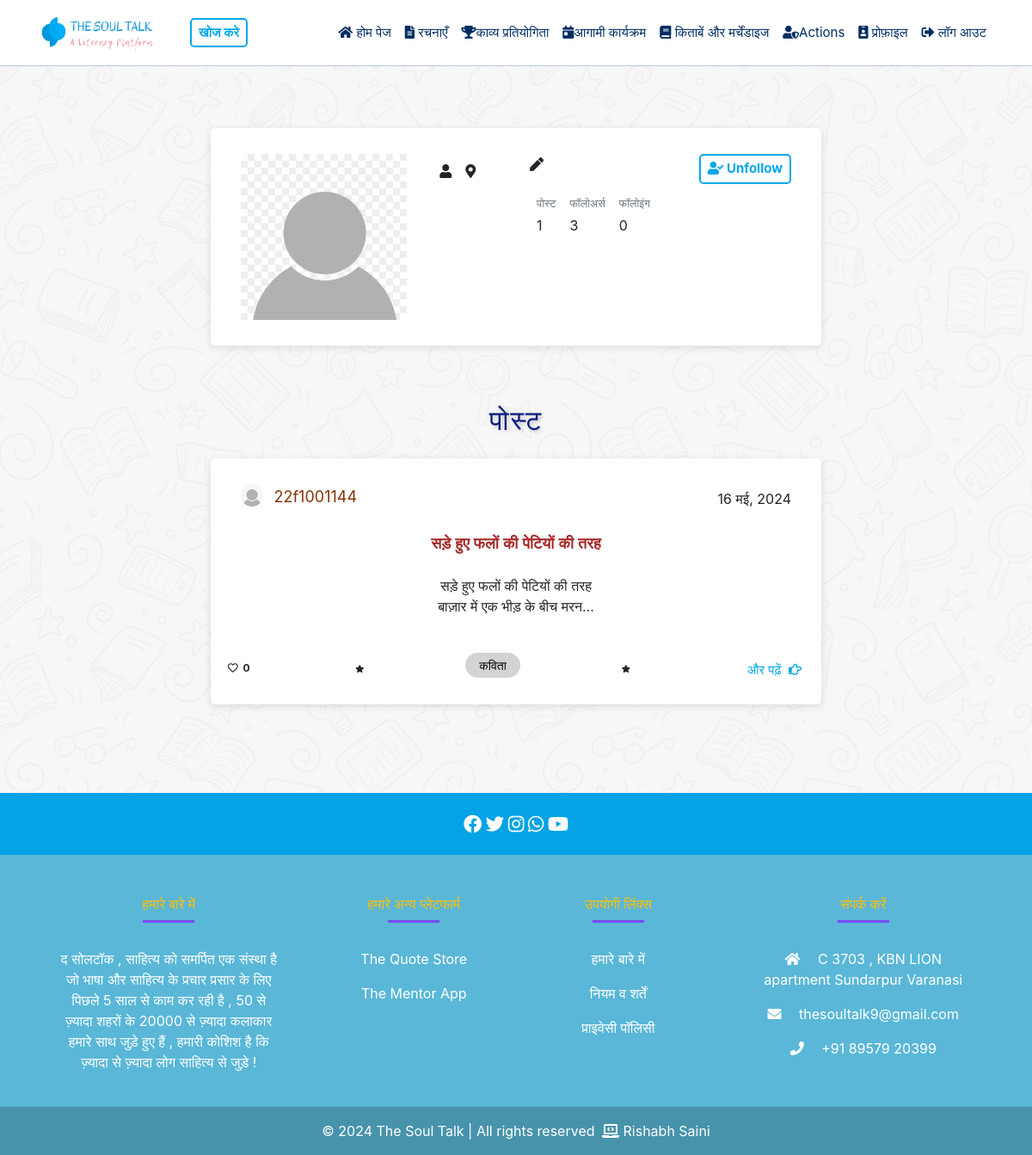
Page /profile/22f1001144/ (signed in) on the earlier database version.
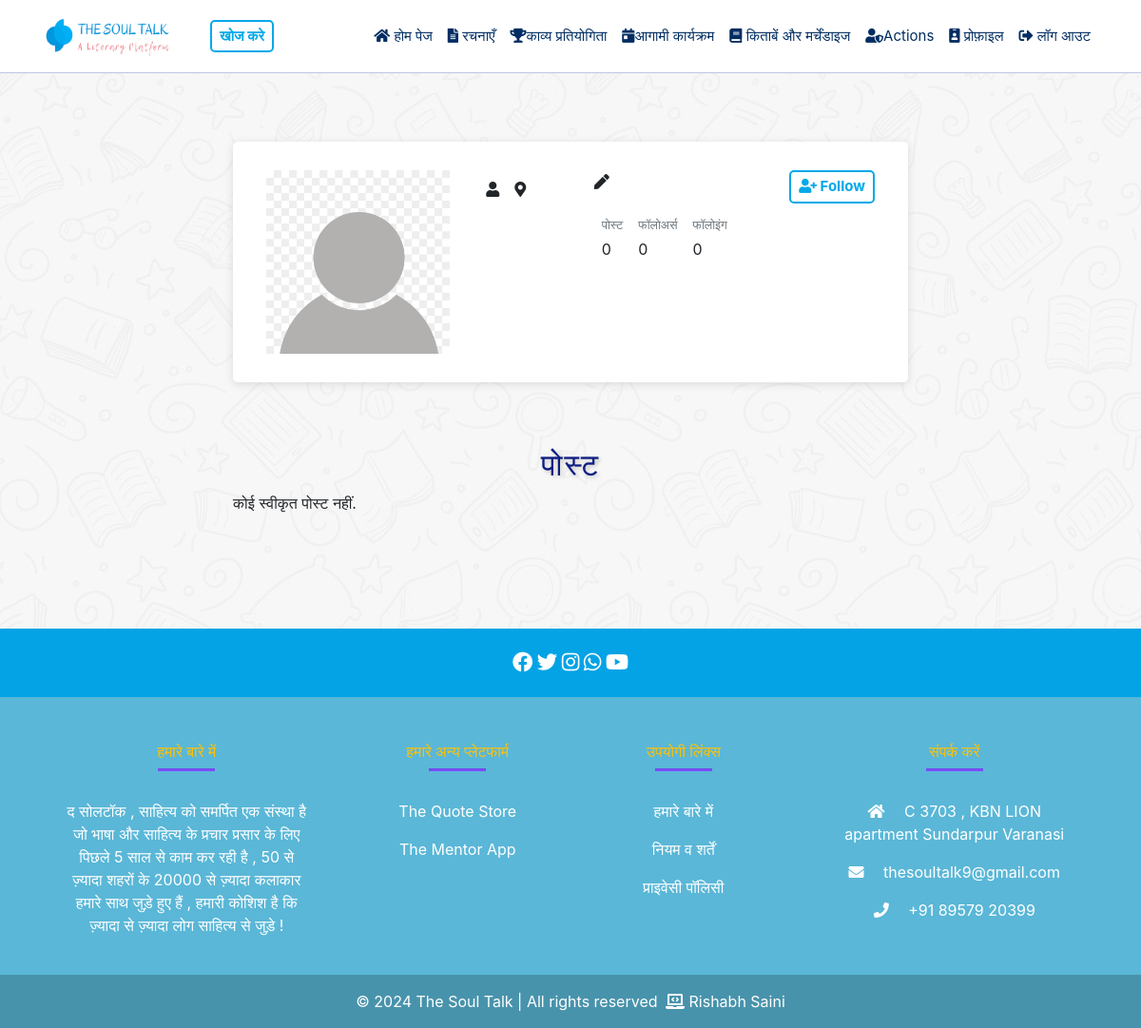
Same page on the later database version.
### mainApp/models.py (models this page shows, shortened)
class CustomUser(AbstractUser):
    is_admin = models.BooleanField(default=False)
    is_owner = models.BooleanField(default=False)
    phone_no = models.CharField(max_length=15, blank=True, null=True)
    def followers_count(self):
        return self.followers.count()
    def following_count(self):
        return self.following.count()

class Post(models.Model):
    title = models.CharField(max_length=100)
    description = models.TextField()
    category = models.ForeignKey(Category, on_delete=models.CASCADE)
    created_by = models.ForeignKey(CustomUser, on_delete=models.CASCADE)
    created_at = models.DateTimeField(auto_now_add=True)
    approved = models.BooleanField(default=False)  # New field for approval status
    declined = models.BooleanField(default=False)
    likes = models.ManyToManyField(CustomUser, through='Like', related_name='liked_posts')
    likes_count = models.IntegerField(default=0)

class Category(models.Model):
    name_en = models.CharField(max_length=100, verbose_name="English Name",unique=True)
    name_hi = models.CharField(max_length=100, verbose_name="Hindi Name",unique=True)
    class Meta:
        verbose_name_plural = "Categories"

### mainApp/views.py (the view)
# urls.py: path('profile/<str:username>/', views.profile, name='profile'),
@login_required
def profile(request, username):
    viewed_user = get_object_or_404(CustomUser, username=username)
    user_posts = Post.objects.filter(created_by=viewed_user)
    approved_posts = user_posts.filter(approved=True)
    pending_posts = user_posts.filter(approved=False, declined=False)
    declined_posts = user_posts.filter(declined=True)
    user_submitted_entries = CompetitionEntry.objects.filter(user=viewed_user)
    total_approved_posts = approved_posts.count()
    total_pending_posts = pending_posts.count()
    total_declined_posts = declined_posts.count()
    total_user_submitted_entries = user_submitted_entries.count()
    total_posts = total_approved_posts + total_user_submitted_entries
    profile = Profile.objects.filter(user=viewed_user).first()
    is_own_profile = request.user.username == username
    if is_own_profile:
        return render(request, 'profile.html', {
            'user': viewed_user,
            'profile': profile,
            'approved_posts': approved_posts,
            'pending_posts': pending_posts,
            'declined_posts': declined_posts,
            'total_posts': total_posts,
            'total_approved_posts': total_approved_posts,
            'total_pending_posts': total_pending_posts,
            'total_declined_posts': total_declined_posts,
            'user_submitted_entries': user_submitted_entries,
            'total_user_submitted_entries': total_user_submitted_entries,
        })
    else:
        is_following = request.user.is_authenticated and viewed_user.followers.filter(follower=request.user).exists()
        return render(request, 'view_user_profile.html', {
            'viewed_user': viewed_user,
            'profile': profile,
            'approved_posts': approved_posts,
            'total_posts': total_posts,
            'total_approved_posts': total_approved_posts,
            'user_submitted_entries': user_submitted_entries,
            'total_user_submitted_entries': total_user_submitted_entries,
            'profile_user': viewed_user,
            'is_following': is_following,
        })

### mainApp/templates/view_user_profile.html (shortened to what the changed rows need)
{% extends 'base.html' %}
{% block content %}
<div class="container mt-5">
    <div class="row justify-content-center">
        <div class="col-md-8">
            <div class="card ">
                <div class="card-body ">
                    <div class="row ">
                        <div class="col-md-8 md-4">
                            <div class="d-flex justify-content-between align-items-start flex-wrap">
                                <div>
                                     <div class="d-flex justify-content-start rounded-3 p-2 mb-2 bg-body-tertiary">
                                        <div>
                                            <p class="small text-muted mb-1">पोस्ट</p>
                                            <p class="mb-0">{{ total_posts }}</p>
                                        </div>
                                        <div class="px-3">
                                            <p class="small text-muted mb-1">फॉलोअर्स </p>
                                            <p class="mb-0">{{ profile_user.followers_count }}</p>
                                        </div>
                                        <div>
                                            <p class="small text-muted mb-1">फॉलोइंग</p>
                                            <p class="mb-0">{{ profile_user.following_count }}</p>
                                        </div>
                                    </div>
                                </div>
                                <div>
                                    {% if not user.is_authenticated %}
                                        <a href="{% url 'login' %}" class="btn btn-custom-outline"><i class="fas fa-user-plus"></i> Follow</a>
                                    {% else %}
                                        {% if request.user != profile_user %}
                                            {% if is_following %}
                                                <form action="{% url 'unfollow_user' profile_user.username %}" method="post">
                                                    <button type="submit" class="btn btn-custom-outline"><i class="fas fa-user-check"></i> Unfollow</button>
                                                </form>
                                            {% else %}
                                                <form action="{% url 'follow_user' profile_user.username %}" method="post">
                                                    <button type="submit" class="btn btn-custom-outline"><i class="fas fa-user-plus"></i> Follow</button>
                                                </form>
                                            {% endif %}
                                        {% endif %}
                                    {% endif %}
                                </div>
                            </div>
                        </div>
                    </div>
                </div>
            </div>
        </div>
    </div>
</div>
<div class="container mt-5">
    <div class="row justify-content-center">
        <div class="col-md-8">
            <div class="row justify-content-center" id="approved-posts">
                <div class="col-md-12">
                    <h2>पोस्ट</h2>
                    {% if total_approved_posts == 0 %}
                    <p>कोई स्वीकृत पोस्ट नहीं.</p>
                    {% else %}
                    {% for post in approved_posts %}
                    {% include 'partials/post_details.html' %}
                    {% endfor %}
                    {% endif %}
                </div>
            </div>
        </div>
    </div>
</div>
{% endblock %}

### mainApp/templates/partials/post_details.html
<div class="card bg-card-image mt-4">
    <div class="row">
        <div class="col-md-12">
            <div class="card-body">
                <div class="d-flex author-info justify-content-between align-items-center">
                    <div class="profile-pic ">
                        <img src="{% if post.created_by.profile.profile_image %}{{ post.created_by.profile.profile_image.url }}{% else %}/media/profile_images/default.png{% endif %}"
                            alt="Profile Image" class="profile-image img-fluid rounded-circle">
                                    <a href="{% url 'profile' username=post.created_by.username %}" class="profile-link">{{ post.created_by.username }}</a>
                        </div>
                    <div>
                        <p class="card-text mb-0 post-date">
                            {{ post.created_at|date:"d F, Y" }}
                        </p>
                    </div>
                </div>
                <div>
                    <h5 class="card-title"  style="color: brown;">
                        <strong>{{ post.title }}</strong>
                    </h5>
                </div>
                <div>
                    <p class="card-text text-center">
                    <p style="white-space: pre-wrap;" class="card-text text-center">{{ post.description|truncatechars:60 }}</pre>
                    </p>
                </div>
            </div>
            <div class="row mt-4 mt-sm-0">
                <div class="col-md-12 category-info d-flex justify-content-between align-items-center">
                    <p class="badge text-black">
                        <i class="far fa-heart"></i>&nbsp; {{ post.likes_count }}
                    </p>
                    <p class="badge text-black">
                        <i class="fa fa-solid fa-star fa-xs"></i>
                    </p>
                    <a href="{% url 'category-posts' post.category.id %}" style="text-decoration:none;" class="mb-4">
                        <p class="badge custom-badge"
                            style="font-family: 'Biryani', sans-serif; font-size: 14px; font-weight:normal;">
                            {{ post.category.name_hi }}
                        </p>
                    </a>
                    <p class="badge text-black">
                        <i class="fa fa-solid fa-star fa-xs"></i>
                    </p>
                    <a href="{% url 'full_post' post.id %}" class="card-link">
                        <p class="read-more">
                            और पढ़ें &nbsp;<i class="far fa-hand-point-right"></i>
                        </p>
                    </a>
                </div>
            </div>
        </div>
    </div>
</div>

Differences in the rows shown:
removed CustomUser: followers_count "3", following_count "0"
removed Post: created_by.username "22f1001144", created_at "16 मई, 2024", title "सड़े हुए फलों की पेटियों की तरह", description "सड़े हुए फलों की पेटियों की तरह बाज़ार में एक भीड़ के बीच मरन…", likes_count "0", category.name_hi "कविता"
added CustomUser: followers_count "0", following_count "0"
Other differences:
{{ total_posts }}: "1" → "0"
text no longer shown: "Unfollow"
text now shown: "Follow कोई स्वीकृत पोस्ट नहीं."
